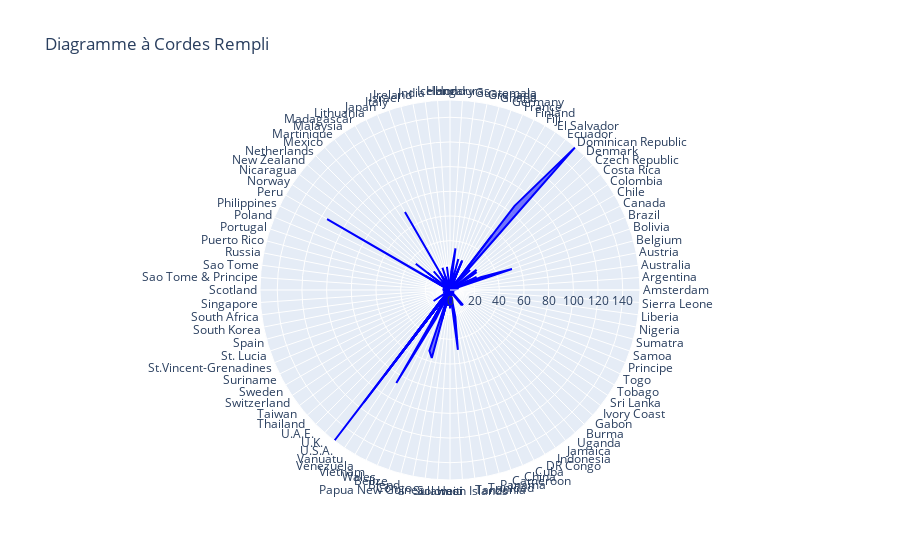

The notebook cell saved with this chart:
### Markdown cell above
### Diagramme à cordre entre origine et compagny location

### Code cell
import pandas as pd
import plotly.graph_objects as go

# Supposons que vous ayez un DataFrame avec vos données
# df = pd.read_csv("votre_fichier.csv")

# Agréger les données pour compter les occurrences de chaque combinaison de 'company_location' et 'country_of_bean_origin'
data_aggregated = dataframe.groupby(['company_location', 'country_of_bean_origin']).size().reset_index(name='count')

# Créer une liste unique de toutes les étiquettes
labels = pd.concat([data_aggregated['company_location'], data_aggregated['country_of_bean_origin']]).unique()

# Créer un dictionnaire pour mapper les étiquettes aux indices
label_to_index = {label: i for i, label in enumerate(labels)}

# Créer une matrice pour stocker les valeurs de liaison
matrix = [[0]*len(labels) for _ in range(len(labels))]

# Remplir la matrice avec les valeurs de liaison
for _, row in data_aggregated.iterrows():
    source_index = label_to_index[row['company_location']]
    target_index = label_to_index[row['country_of_bean_origin']]
    matrix[source_index][target_index] = row['count']
    matrix[target_index][source_index] = row['count']

# Créer la figure du diagramme à cordes rempli
fig = go.Figure(data=go.Scatterpolar(
    r=matrix[0],
    theta=labels,
    fill='toself',
    name=labels[0],
    mode='lines',
    line=dict(color='blue')
))

# Ajouter les autres catégories au tracé
for i in range(1, len(labels)):
    fig.add_trace(go.Scatterpolar(
        r=matrix[i],
        theta=labels,
        fill='toself',
        name=labels[i],
        mode='lines',
        line=dict(color='blue')
    ))

# Mettre en forme et afficher la figure
fig.update_layout(
    title='Diagramme à Cordes Rempli',
    polar=dict(radialaxis=dict(visible=True)),
    showlegend=False
)
fig.show()
